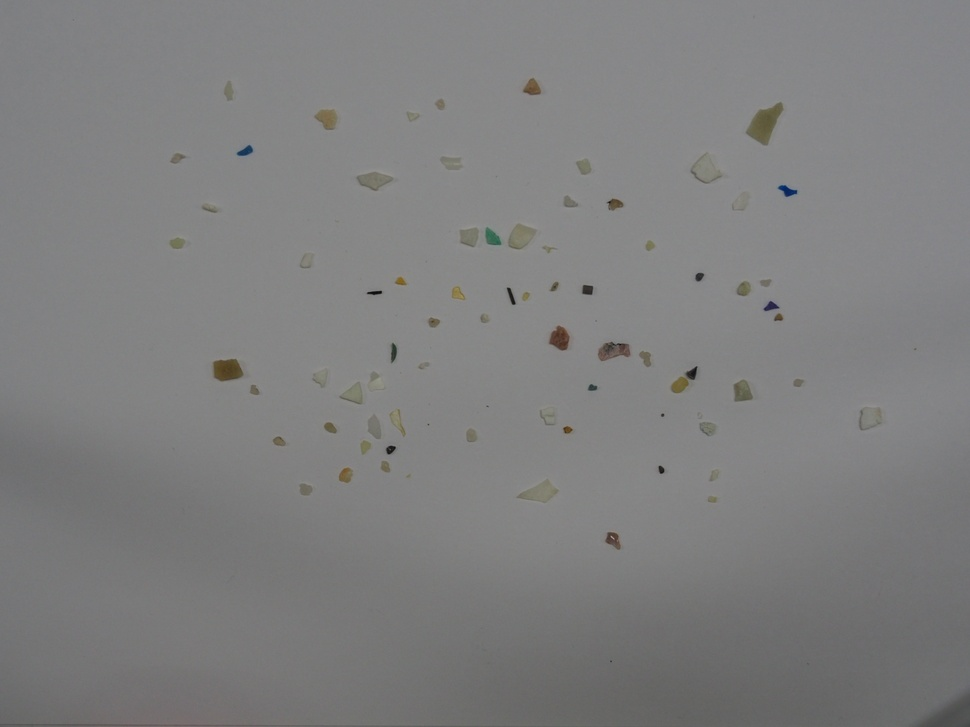
#> input picture uno.JPG, 970 x 727 px, shrunk from 4608 x 3456 before the run
$ jupyter execute --allow-errors VC_P3_ej2.ipynb
#> lines starting #> are read from the running program, lines starting #| are printed output that depends on the picture; after the words box and inside, x2 and y2 are one past the last pixel; in counts of white or black regions, pixels touching at a corner belong together
#Paquetes necesarios

[cell 1]
import cv2
import numpy as np
import matplotlib.pyplot as plt

El mundo real es muy variado, las imágenes no siempre se capturan con unas condiciones de iluminación tan buenas o controladas. Ejemplo con aplicación de variantes de umbralizados ofrecidas por OpenCV.

[cell 2]
#Carga imagen directamente en grises
imgorig = cv2.imread('uno.JPG', cv2.IMREAD_GRAYSCALE)

img = cv2.GaussianBlur(imgorig,(5,5),0)

#Umbralizados
ret,imth1 = cv2.threshold(img,150,255,cv2.THRESH_BINARY_INV)
thotsu,imth2 = cv2.threshold(img,0,255,cv2.THRESH_BINARY_INV+cv2.THRESH_OTSU)
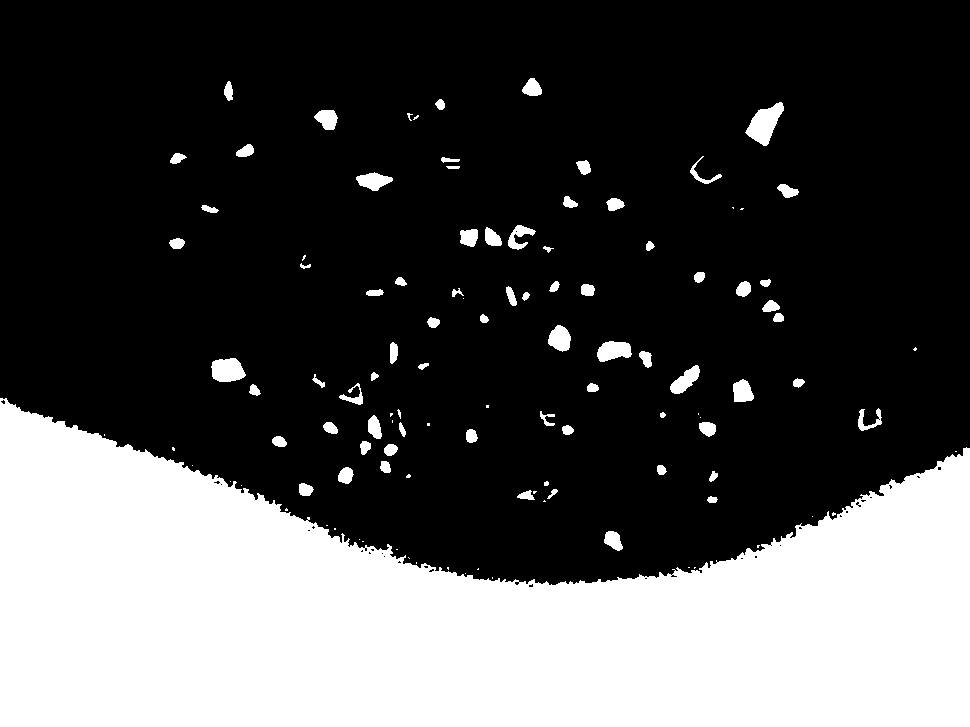
#> imth2: shape (727, 970); 30.6% white; 114 white regions (38 under 20 px), largest, box (x1, y1, x2, y2) and area: (0, 398, 970, 727) 203540, (745, 102, 784, 146) 903, (211, 358, 246, 382) 657
#> thotsu = 123
print('Umbral escogido ', thotsu)
#| Umbral escogido  123.0
imth3 = cv2.adaptiveThreshold(img,255,cv2.ADAPTIVE_THRESH_MEAN_C,\
            cv2.THRESH_BINARY,11,2)
imth4 = cv2.adaptiveThreshold(img,255,cv2.ADAPTIVE_THRESH_GAUSSIAN_C,\
            cv2.THRESH_BINARY,11,2)
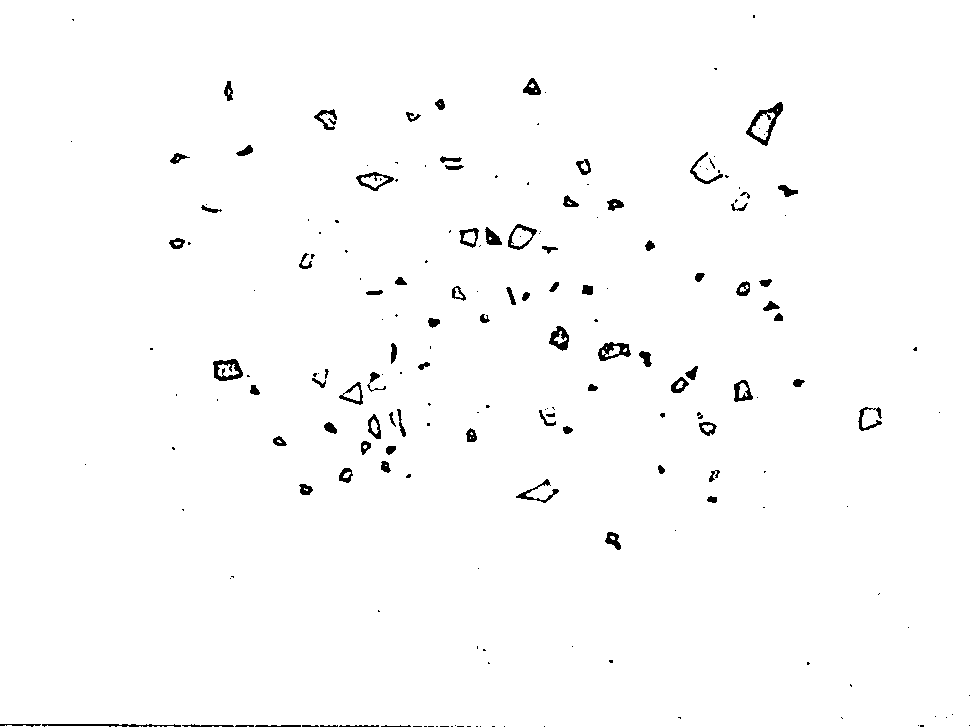
#> imth4: shape (727, 970); 98.6% white; 198 black regions (110 under 20 px), largest, box (x1, y1, x2, y2) and area: (746, 102, 783, 146) 471, (213, 359, 243, 381) 358, (598, 342, 631, 361) 320

titles = ['Original', 'Fijo','Otsu th='+str(int(thotsu)),
            'Adaptivo promedio', 'Adaptivo Gaussiano']
#> titles = ['Original', 'Fijo', 'Otsu th=123', 'Adaptivo promedio', 'Adaptivo Gaussiano']
images = [img, imth1, imth2, 255 - imth3, 255 - imth4]

for i in range(5):
    plt.subplot(2,5,i+1),plt.imshow(images[i],'gray')
    plt.title(titles[i], fontsize=7)
    plt.xticks([]),plt.yticks([])

    #Obtiene únicamente los contornos externos
    if i>0:
        res,imth = cv2.threshold(images[i],120,255,cv2.THRESH_BINARY)
        contornos, hierarchy= cv2.findContours(imth,
        cv2.RETR_EXTERNAL ,
        cv2.CHAIN_APPROX_SIMPLE)
        print(len(contornos))
        img_cont = np.zeros(img.shape)
        cv2.drawContours(img_cont, contornos, -1, (255,255,255), -1)
        plt.subplot(2,5,i+6),plt.imshow(img_cont,'gray')
        plt.xticks([]),plt.yticks([])
#> this loop made 5 passes
#> contornos on pass 2: [[[0, 0], [0, 726], [969, 726], [969, 0]]]
#> (printed output is left out)
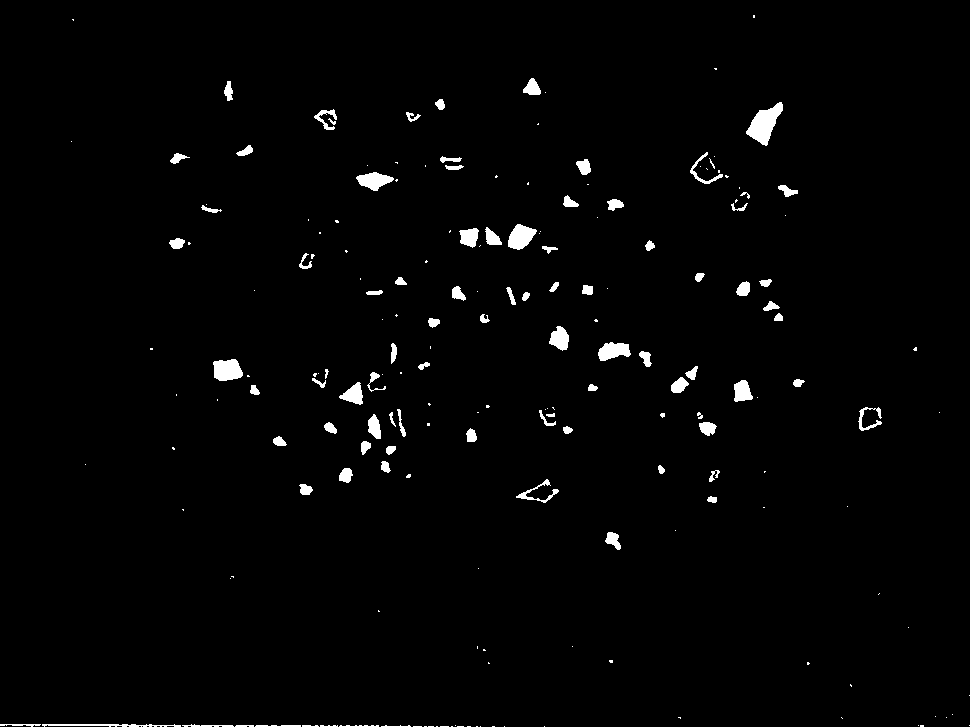
#> img_cont: shape (727, 970) float64; 1.7% white; 194 white regions (106 under 20 px), largest, box (x1, y1, x2, y2) and area: (746, 102, 783, 146) 809, (213, 359, 243, 381) 523, (508, 224, 537, 250) 489
plt.show()

Clasificación de microplásticos

[cell 3]
#Cargamos tres subimágenes de cada uno de los tres tipos considerados (el alquitrán no es microplástico)
imgF = cv2.imread('FRA.png')
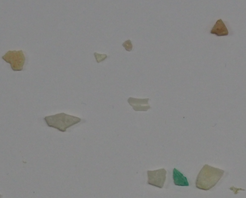
#> input picture FRA.png, 246 x 198 px, shrunk from 1170 x 942 before the run
#> imgF is the input picture: shape (198, 246, 3); mean B, G, R 133.5, 134.2, 134.1
imgP = cv2.imread('PEL.png')
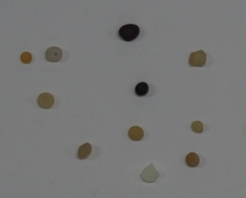
#> input picture PEL.png, 246 x 198 px, shrunk from 1170 x 942 before the run
#> imgP is the input picture: shape (198, 246, 3); mean B, G, R 119.2, 119.7, 119.4
imgT = cv2.imread('TAR.png')
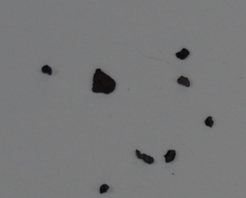
#> input picture TAR.png, 246 x 198 px, shrunk from 1170 x 942 before the run
#> imgT is the input picture: shape (198, 246, 3); mean B, G, R 120.5, 119.9, 119.7

#Mostramos
plt.subplot(131)
plt.axis("off")
plt.imshow(imgF)
plt.title('Fragmentos')
plt.subplot(132)
plt.axis("off")
plt.imshow(imgP)
plt.title('Pellet')
plt.subplot(133)
plt.axis("off")
plt.imshow(imgT)
plt.title('Alquitrán')

El objetivo de la siguiente tarea, descrita más abajo, es desarrollar tu propio clasificador basado únicamente en heurísticas desde características geométricas y/o de apariencia, para distinguir en las imágenes completas, las partículas de cada tipo, debiendo mostrar la bondad del clasificador haciendo uso de métricas para ello. La siguiente celda obtiene varias métricas para un conjunto de datos imaginario (y con etiquetas aleatorias). Si bien las trataremos con más detalle en teoría, muestro un repertorio de ellas, dando más peso a la matriz de confusión. La ejecución de la celda requiere instalar el paquete scikit-learn.

¿Qué es una matriz de confusión?
Se utiliza para mostrar el comportamiento de un clasificador para las distintas clases conocidas, se relacionan las etiquetas de las muestras anotadas frente a las predichas por el clasificador. Se busca una matriz diagonal, pero la perfección es infrecuente.

El siguiente ejemplo, muestra el modo de obtener la matriz de confusión para un hipotético problema con cuatro clases, y valores de anotación (variable y) y predicción (variable y_pred) obtenidos de forma aleatoria.

[cell 4]
import random
import matplotlib.pyplot as plt
import seaborn as sns
from sklearn.metrics import (
    confusion_matrix,
    accuracy_score,
    precision_score,
    recall_score,
    f1_score
)


# Numero de muestras
n = 100
nclases = 4

# A falta de clasificador y conjunto de datos, creamos anotaciones y predicciones de forma aleatoria
# Vector aleatorio con etiquetas anotadas
y = [random.randint(0, nclases - 1) for _ in range(n)]
print('Anotaciones ' , y)

# Vector aleatorio con etiquetas predichas por un supuesto clasificador
y_pred = [random.randint(0, nclases - 1) for _ in range(n)]
print('Predicciones ' , y_pred)

print('¿Cómo de bien encajan anotación y predicción?')

#Cálculo de métricas
accuracy = accuracy_score(y, y_pred)
#Para más de una clase se define la forma de promediar
precision = precision_score(y, y_pred,average='weighted')
recall = recall_score(y, y_pred,average='weighted')
f1score = f1_score(y, y_pred,average='weighted')

print(f"Accuracy (TP/(n))= {accuracy}")
print(f"Precision (TP/(TP+FP)) = {precision}")
print(f"Recall (TP/(TP+FN)) = {recall}")
print(f"F1 Score (2*(precision*recall)/(precision+recall)) = {f1score}")


conf_matrix = confusion_matrix(y, y_pred)
plt.figure(figsize=(8,8))
sns.set(font_scale = 1.75)#tamaños tipografía
sns.set(font_scale = 3.0)

ax = sns.heatmap(
        conf_matrix, # confusion matrix 2D array
        annot=True, # Muestra números en las celdas
        fmt='d', # valores enteros
        cbar=False, # sin barra de colores
        cmap='flag', # mapa de colores
        #vmax=175 # contraste de color
    )

#Etiquetas matriz de confusión
label_font = {'size':'25'}
ax.set_xlabel("Predicha", labelpad=-0.75, fontdict=label_font)
ax.set_ylabel("Real/Anotado", labelpad=20, fontdict=label_font)

TAREA: Las tres imágenes cargadas en la celda inicial, han sido extraidas de las imágenes de mayor tamaño presentes en la carpeta. La tarea consiste en extraer características (geométricas y/o visuales) e identificar patrones que permitan distinguir las partículas de cada una de las tres clases, evaluando los aciertos y fallos con las imágenes completas considerando las métricas mostradas y la matriz de confusión. La matriz de confusión, muestra para cada clase el número de muestras que se clasifican correctamente de dicha clase, y el número de muestras que se clasifican incorrectamente por cada una de las otras dos clases.

En el trabajo [SMACC: A System for Microplastics Automatic Counting and Classification](https://doi.org/10.1109/ACCESS.2020.2970498), las características geométricas utilizadas fueron:

- Área en píxeles
- Perímetro en píxeles
- Compacidad (relación entre el cuadrado del perímetro y el área de la partícula)
- Relación del área de la partícula con la del contenedor
- Relación del ancho y el alto del contenedor
- Relación entre los ejes de la elipse ajustada
- Definido el centroide, relación entre las distancias menor y mayor al contorno

Si no se quedan satisfechos con la segmentación obtenida, es el mundo real, también en el README comento técnicas recientes de segmentación, que podrían despertar su curiosidad.

[cell 5]
# Función para clasificar partículas y evaluar el resultado
import cv2
import numpy as np
from sklearn.svm import SVC
from sklearn.metrics import confusion_matrix, accuracy_score, precision_score, recall_score, f1_score
from sklearn.impute import SimpleImputer
import seaborn as sns
import matplotlib.pyplot as plt

def preprocess_and_segment(img):
    # Aplicar un filtro de mediana
    img_blur = cv2.GaussianBlur(img, (5,5), 0)

    # Aplicar umbralización adaptativa
    _, thresh = cv2.threshold(img_blur,0,255,cv2.THRESH_BINARY_INV+cv2.THRESH_OTSU)

    """"
    # Mostrar la imagen umbralizada usando matplotlib
    plt.figure(figsize=(8, 6))
    plt.imshow(thresh, cmap='gray')  # Muestra la imagen en escala de grises
    plt.title(f'Umbralizado de {image_path}')
    plt.axis('off')  # Desactiva los ejes
    plt.show()

    -----
    # Visualizar contornos
        for contour in contours:
        cv2.drawContours(img_mod, [contour], -1, (255, 0, 0), 2)  # Dibuja contornos en rojo
    plt.imshow(img_mod, cmap='gray')
    plt.title('Contornos detectados')
    plt.show()
    """

    # Extraer los contornos
    contours, _= cv2.findContours(thresh, cv2.RETR_EXTERNAL , cv2.CHAIN_APPROX_SIMPLE)

    # Filtrar contornos por área para eliminar ruido
    contours = [c for c in contours if cv2.contourArea(c) > 100]  # Ajusta este valor según tus datos

    return contours


def extract_features(contour, img_color):
    features = {}

    # Calcular características geométricas clave
    area = cv2.contourArea(contour)
    perimeter = cv2.arcLength(contour, True)
    compactness = (perimeter ** 2) / area if area > 0 else 0

    # Usar boundingRect para calcular el aspect ratio
    _, __, w, h = cv2.boundingRect(contour)
    aspect_ratio = float(w) / h if h > 0 else 0

    # Calcular el color medio de la partícula usando el contorno
    mask = np.zeros(img_color.shape[:2], dtype=np.uint8)  # Crear una máscara en blanco
    cv2.drawContours(mask, [contour], -1, 255, -1)  # Dibujar el contorno en la máscara
    mean_color = cv2.mean(img_color, mask=mask)  # Obtener el color medio (BGR)

    isBlack = 1 if ((mean_color[0] + mean_color[1] + mean_color[2]) // 3) <= 30 else 0
    # Guardar las características clave, incluyendo el color medio
    features['area'] = area
    features['perimeter'] = perimeter
    features['compactness'] = compactness
    features['aspect_ratio'] = aspect_ratio
    features['mean_color_B'] = isBlack

    # Retornar todas las características como un array plano
    return list(features.values())


# Función para clasificar partículas y evaluar el resultado
def classify_and_evaluate(X_train, y_train, X_test, y_test):
    # Usar imputer para manejar valores NaN
    imputer = SimpleImputer(strategy='mean')
    X_train = imputer.fit_transform(X_train)
    X_test = imputer.transform(X_test)

    # Crear y entrenar el modelo SVM
    model = SVC()
    model.fit(X_train, y_train)

    # Hacer predicciones
    y_pred = model.predict(X_test)

    # Mostrar el número de partículas clasificadas en cada clase
    unique, counts = np.unique(y_pred, return_counts=True)

    # Evaluar el rendimiento del modelo usando las métricas
    accuracy = accuracy_score(y_test, y_pred)
    precision = precision_score(y_test, y_pred, average='weighted', zero_division=0)
    recall = recall_score(y_test, y_pred, average='weighted', zero_division=0)
    f1score = f1_score(y_test, y_pred, average='weighted', zero_division=0)

    print(f"Accuracy: {accuracy:.2f}")
    print(f"Precision: {precision:.2f}")
    print(f"Recall: {recall:.2f}")
    print(f"F1 Score: {f1score:.2f}")

    # Matriz de confusión
    conf_matrix = confusion_matrix(y_test, y_pred)
    plt.figure(figsize=(8,8))
    sns.set(font_scale = 1.75)#tamaños tipografía
    sns.set(font_scale = 3.0)

    ax = sns.heatmap(
            conf_matrix, # confusion matrix 2D array
            annot=True, # Muestra números en las celdas
            fmt='d', # valores enteros
            cbar=False, # sin barra de colores
            cmap='flag', # mapa de colores
            #vmax=175 # contraste de color
        )

    #Etiquetas matriz de confusión
    label_font = {'size':'25'}
    ax.set_xlabel("Predicha", labelpad=-0.75, fontdict=label_font)
    ax.set_ylabel("Real/Anotado", labelpad=20, fontdict=label_font)

    #print("Matriz de confusión:")
    #print(conf_matrix)
    print("------------------------------------------")

# Zona entrenamiento
image_paths_train = ["FRA.png", "PEL.png", "TAR.png"]
labels_train = [1, 2, 3]
X_train = []
y_train = []

for img_path, label in zip(image_paths_train, labels_train):
    # Leer la imagen en escala de grises
    img = cv2.imread(img_path, cv2.IMREAD_GRAYSCALE)
#> img: shape (198, 246)
    contours = preprocess_and_segment(img)
#> in preprocess_and_segment, `_, thresh = cv2.threshold(img_blur,0,255,cv2.THRESH_BINARY_INV+cv2.THR..`:
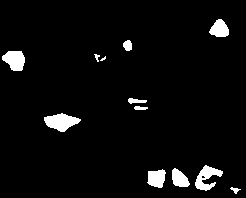
#> thresh: shape (198, 246); 4.4% white; 12 white regions (1 under 20 px)
#> in preprocess_and_segment, `contours, _= cv2.findContours(thresh, cv2.RETR_EXTERNAL , cv2.CHAIN_AP..`: contours = 12 contours, 2 with area under 20; largest, box (x1, y1, x2, y2) and area: (44, 113, 81, 132) 387, (195, 165, 223, 191) 312, (2, 51, 25, 71) 308, (147, 169, 166, 188) 237, (209, 19, 229, 37) 226
#> in preprocess_and_segment, `contours = [c for c in contours if cv2.contourArea(c) > 100]`: contours = 6 contours; box (x1, y1, x2, y2) and area: (44, 113, 81, 132) 387, (195, 165, 223, 191) 312, (2, 51, 25, 71) 308, (147, 169, 166, 188) 237, (209, 19, 229, 37) 226, (172, 168, 190, 187) 207
    for contour in contours:
        features = extract_features(contour, img)
        if not any(np.isnan(features)) and not any(np.isinf(features)):
            X_train.append(features)
            y_train.append(label)
#> this loop made 6 passes
#> (area in extract_features, perimeter in extract_features, compactness in extract_features, w in extract_features, h in extract_features, aspect_ratio in extract_features, mean_color in extract_features, features) on passes 1 to 3: (237, 63.8, 17.17, 19, 19, 1, (115.6, 0, 0, 0), [237, 63.8, 17.17, 1, 0]), (207, 58.28, 16.41, 18, 19, 0.947, (96.48, 0, 0, 0), [207, 58.28, 16.41, 0.947, 0]), (311.5, 116.8, 43.8, 28, 26, 1.08, (118.3, 0, 0, 0), [311.5, 116.8, 43.8, 1.08, 0])
#> after the loop, X_train = [[237, 63.8, 17.17, 1, 0], [207, 58.28, 16.41, 0.947, 0], [311.5, 116.8, 43.8, 1.08, 0], [387, 90.43, 21.13, 1.95, 0], [308.5, 70.87, 16.28, 1.15, 0], [226.5, 59.7, 15.73, 1.11, 0]]; y_train = [1, 1, 1, 1, 1, 1]
#> `height, width = img.shape`: height = 727; width = 970
#> `y1, y2, x1, x2 = int(0.05 * height), int(0.80 * height), int(0.15 * wi..`: y1 = 36; y2 = 581; x1 = 145; x2 = 921

# Zona test
# Procesar la imagen de prueba
image_paths_test = ["uno.JPG", "dos.JPG", "tres.JPG"]
X_test = []
X_tests = []
y_test = [[1] * 80, [2] * 54, [3] * 54]
contador = 0

# Enmascarar la imagen, hacer un AND con la imagen original suma de los valores en promedio con el área y calculo color, si no es oscuro no es 3
# Extraer características geométricas de la imagen de prueba
#> (the rest of this cell did not finish here and is left out)

#> in preprocess_and_segment (call 4), `_, thresh = cv2.threshold(img_blur,0,255,cv2.THRESH_BINARY_INV+cv2.THR..`:
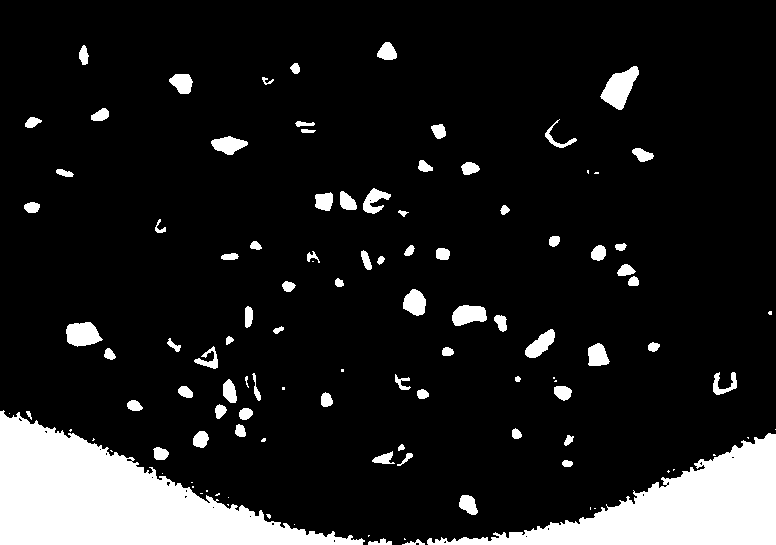
#> thresh: shape (545, 776); 12.1% white; 112 white regions (32 under 20 px)
#> in preprocess_and_segment (call 4), `contours, _= cv2.findContours(thresh, cv2.RETR_EXTERNAL , cv2.CHAIN_AP..`: contours = 112 contours, 35 with area under 20; largest, box (x1, y1, x2, y2) and area: (0, 410, 365, 545) 22505, (427, 433, 776, 545) 14992, (600, 66, 639, 110) 865, (66, 322, 103, 347) 628, (452, 305, 487, 326) 507
#> in preprocess_and_segment (call 4), `contours = [c for c in contours if cv2.contourArea(c) > 100]`: contours = 42 contours; largest, box (x1, y1, x2, y2) and area: (0, 410, 365, 545) 22505, (427, 433, 776, 545) 14992, (600, 66, 639, 110) 865, (66, 322, 103, 347) 628, (452, 305, 487, 326) 507
#> the loop `for contour in contours: # print(f'Contorno = {contour}')` made 42 passes
#> (area in extract_features, perimeter in extract_features, compactness in extract_features, w in extract_features, h in extract_features, aspect_ratio in extract_features, mean_color in extract_features, features) on passes 1 to 2: (236.5, 62.87, 16.71, 19, 20, 0.95, (131.2, 0, 0, 0), [236.5, 62.87, 16.71, 0.95, 0]), (132, 67.46, 34.47, 23, 13, 1.77, (122.1, 0, 0, 0), [132, 67.46, 34.47, 1.77, 0])
#> after the loop `for contour in contours:`: X_test = 42 items, first 6: [236.5, 62.87, 16.71, 0.95, 0], [132, 67.46, 34.47, 1.77, 0], [137, 45.8, 15.31, 1.23, 0], [14991.5, 1105.4, 81.5, 3.12, 0], [183, 51.46, 14.47, 0.941, 0], [22505, 1147.9, 58.55, 2.7, 0]; contador = 42

    for contour in contours:
        # print(f'Contorno = {contour}')
        features = extract_features(contour, img)
        contador += 1
        if not any(np.isnan(list(features))) and not any(np.isinf(list(features))) and len(X_test) < len(y_test[index]): X_test.append(features)

    X_tests.append(X_test)
    X_test = []

    if len(X_tests[index]) == 0:
        print("No se encontraron partículas en la imagen de prueba.")
    else:
        # Clasificar las partículas y evaluar el modelo
        classify_and_evaluate(X_train, y_train, X_tests[index], y_test[index])
#> in classify_and_evaluate, `X_train = imputer.fit_transform(X_train)`: X_train = 18 rows, first 6: [237, 63.8, 17.17, 1, 0], [207, 58.28, 16.41, 0.947, 0], [311.5, 116.8, 43.8, 1.08, 0], [387, 90.43, 21.13, 1.95, 0], [308.5, 70.87, 16.28, 1.15, 0], [226.5, 59.7, 15.73, 1.11, 0]
#> in classify_and_evaluate, `X_test = imputer.transform(X_test)`: X_test = 42 rows, first 6: [236.5, 62.87, 16.71, 0.95, 0], [132, 67.46, 34.47, 1.77, 0], [137, 45.8, 15.31, 1.23, 0], [14991.5, 1105.4, 81.5, 3.12, 0], [183, 51.46, 14.47, 0.941, 0], [22505, 1147.9, 58.55, 2.7, 0]
#> in classify_and_evaluate, `y_pred = model.predict(X_test)`: y_pred = 42 values, max 2 at index 0, min 1 at index 15, mean 1.81
#> in classify_and_evaluate, `unique, counts = np.unique(y_pred, return_counts=True)`: unique = [1, 2]; counts = [8, 34]
